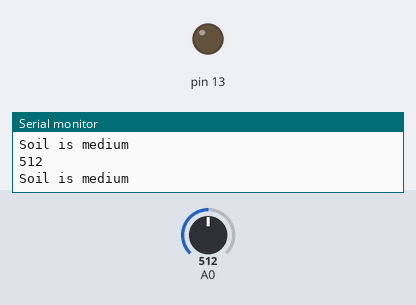
This sketch was run on a simulated Arduino Uno, built with avr-gcc and run on an emulated ATmega328P. Shown: output pins drawn as LEDs (lit = HIGH), the last lines printed to the serial monitor. The inputs (shaded band) are chosen by the test bench; at power-on: A0 = 512.

Above: at 1.8 s.
1.9 s: A0 set to 787
3.4 s: A0 set to 809
At 4.8 s:
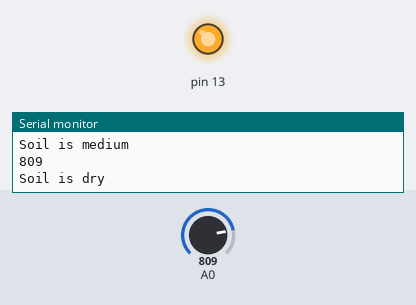
5.5 s: A0 set to 790
At 6.3 s:
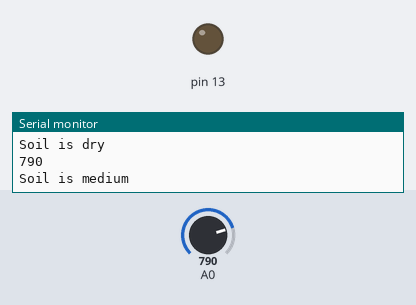
7.5 s: A0 set to 810
At 9.1 s:
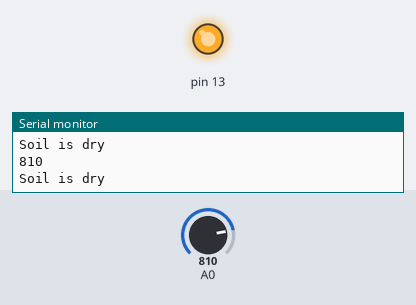
Timing chart, 0 to 10.5 s (numbered marks = the images above; inputs shaded):
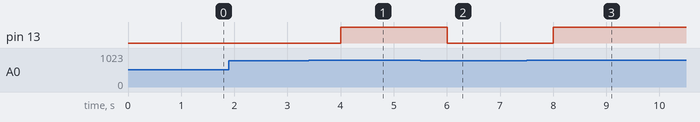

The sketch:

lab4.ino
```cpp
const int dry_threshold = 800;
const int wet_threshold = 300;

void setup() {
  pinMode(A0, INPUT);
  pinMode(13, OUTPUT);
  Serial.begin(9600);
}

void loop() {
  int sensorValue = analogRead(A0);
  Serial.println(sensorValue);

  if (sensorValue >= dry_threshold) {
    Serial.println("Soil is dry");
    digitalWrite(13, HIGH);
  }
  else if (sensorValue <= wet_threshold) {
    Serial.println("Soil is wet");
    digitalWrite(13, LOW);
  }
  else {
    Serial.println("Soil is medium");
    digitalWrite(13, LOW);
  }

  delay(1000);
}
```

Measured:
- the behaviour switches between 799 and 800 on A0 (found by bisection; images 0 and 1)
- after the input at 3.4 s, pin 13: LOW → HIGH after 0.60 s
- after the input at 5.5 s, pin 13: HIGH → LOW after 0.50 s
- after the input at 7.5 s, pin 13: LOW → HIGH after 0.50 s
